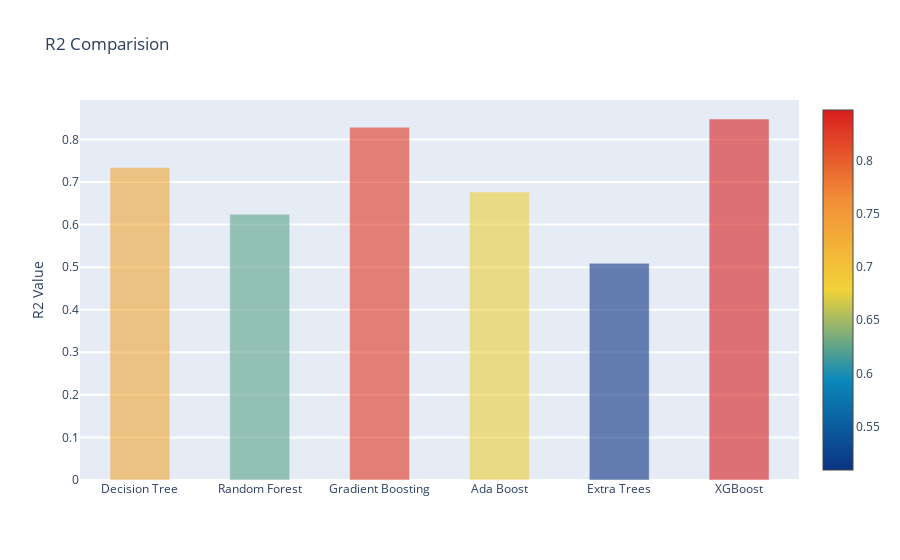

This figure's notebook cell:
### Code cell
y = df_metrics['R2'].values
x = df_metrics.index
data = [go.Bar(
            x= x,
            y= y,
            width = 0.5,
            marker=dict(
               color = df_metrics['R2'].values,
            colorscale='Portland',
            showscale=True,
            reversescale = False
            ),
            opacity=0.6
        )]

layout= go.Layout(
    autosize= True,
    title= 'R2 Comparision',
    hovermode= 'closest',
    yaxis=dict(
        title= 'R2 Value',
        ticklen= 5,
        gridwidth= 2
    ),
    showlegend= False
)
fig = go.Figure(data=data, layout=layout)
py.iplot(fig, filename='barplothouse')

### Figure 1 — Plotly figure (JSON) as saved in the notebook; plotly's stock layout.template omitted (floating-point values rounded to 4 significant figures)
{"data": [{"marker": {"color": [0.7339, 0.6243, 0.8287, 0.6767, 0.509, 0.848], "colorscale": [[0, "rgb(12,51,131)"], [0.25, "rgb(10,136,186)"], [0.5, "rgb(242,211,56)"], [0.75, "rgb(242,143,56)"], [1, "rgb(217,30,30)"]], "reversescale": false, "showscale": true}, "opacity": 0.6, "type": "bar", "width": 0.5, "x": ["Decision Tree", "Random Forest", "Gradient Boosting", "Ada Boost", "Extra Trees", "XGBoost"], "y": [0.7339, 0.6243, 0.8287, 0.6767, 0.509, 0.848]}], "layout": {"autosize": true, "hovermode": "closest", "showlegend": false, "title": {"text": "R2 Comparision"}, "yaxis": {"gridwidth": 2, "ticklen": 5, "title": {"text": "R2 Value"}}}}
